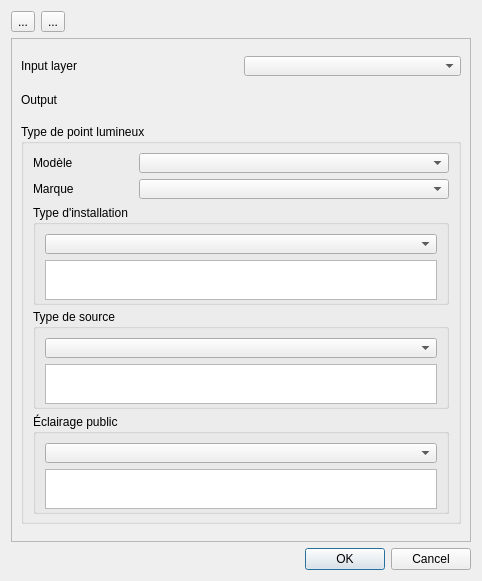
<?xml version="1.0" encoding="UTF-8"?>
<ui version="4.0">
 <class>EclExt</class>
 <widget class="QDialog" name="EclExt">
  <property name="geometry">
   <rect>
    <x>0</x>
    <y>0</y>
    <width>482</width>
    <height>581</height>
   </rect>
  </property>
  <property name="windowTitle">
   <string>Standardisation EclExt</string>
  </property>
  <layout class="QGridLayout" name="gridLayout_6">
   <item row="2" column="2">
    <widget class="QDialogButtonBox" name="buttonBox">
     <property name="orientation">
      <enum>Qt::Horizontal</enum>
     </property>
     <property name="standardButtons">
      <set>QDialogButtonBox::Cancel|QDialogButtonBox::Ok</set>
     </property>
    </widget>
   </item>
   <item row="0" column="1">
    <widget class="QToolButton" name="loadButton">
     <property name="text">
      <string>...</string>
     </property>
    </widget>
   </item>
   <item row="0" column="0">
    <widget class="QToolButton" name="saveButton">
     <property name="text">
      <string>...</string>
     </property>
    </widget>
   </item>
   <item row="1" column="0" colspan="3">
    <widget class="QScrollArea" name="scrollArea">
     <property name="minimumSize">
      <size>
       <width>0</width>
       <height>0</height>
      </size>
     </property>
     <property name="maximumSize">
      <size>
       <width>16777215</width>
       <height>16777215</height>
      </size>
     </property>
     <property name="widgetResizable">
      <bool>true</bool>
     </property>
     <widget class="QWidget" name="scrollAreaWidgetContents">
      <property name="geometry">
       <rect>
        <x>0</x>
        <y>0</y>
        <width>462</width>
        <height>507</height>
       </rect>
      </property>
      <layout class="QGridLayout" name="gridLayout">
       <item row="0" column="0">
        <widget class="QLabel" name="label_3">
         <property name="text">
          <string>Input layer</string>
         </property>
        </widget>
       </item>
       <item row="0" column="1">
        <widget class="QgsMapLayerComboBox" name="layerCombo">
         <property name="maximumSize">
          <size>
           <width>16777215</width>
           <height>20</height>
          </size>
         </property>
        </widget>
       </item>
       <item row="1" column="0">
        <widget class="QLabel" name="label_4">
         <property name="text">
          <string>Output</string>
         </property>
        </widget>
       </item>
       <item row="1" column="1">
        <widget class="QgsFileWidget" name="output">
         <property name="maximumSize">
          <size>
           <width>16777215</width>
           <height>20</height>
          </size>
         </property>
        </widget>
       </item>
       <item row="2" column="0" colspan="2">
        <widget class="QgsCollapsibleGroupBox" name="mGroupBox">
         <property name="minimumSize">
          <size>
           <width>300</width>
           <height>0</height>
          </size>
         </property>
         <property name="maximumSize">
          <size>
           <width>16777215</width>
           <height>400</height>
          </size>
         </property>
         <property name="title">
          <string>Type de point lumineux</string>
         </property>
         <layout class="QGridLayout" name="gridLayout_5">
          <item row="0" column="0">
           <widget class="QLabel" name="label">
            <property name="maximumSize">
             <size>
              <width>100</width>
              <height>20</height>
             </size>
            </property>
            <property name="text">
             <string>Modèle</string>
            </property>
           </widget>
          </item>
          <item row="0" column="1">
           <widget class="QgsFieldComboBox" name="modelField">
            <property name="sizePolicy">
             <sizepolicy hsizetype="Preferred" vsizetype="Fixed">
              <horstretch>0</horstretch>
              <verstretch>20</verstretch>
             </sizepolicy>
            </property>
            <property name="minimumSize">
             <size>
              <width>50</width>
              <height>20</height>
             </size>
            </property>
           </widget>
          </item>
          <item row="1" column="0">
           <widget class="QLabel" name="label_2">
            <property name="text">
             <string>Marque</string>
            </property>
           </widget>
          </item>
          <item row="1" column="1">
           <widget class="QgsFieldComboBox" name="brandField">
            <property name="sizePolicy">
             <sizepolicy hsizetype="Preferred" vsizetype="Fixed">
              <horstretch>0</horstretch>
              <verstretch>20</verstretch>
             </sizepolicy>
            </property>
            <property name="minimumSize">
             <size>
              <width>50</width>
              <height>20</height>
             </size>
            </property>
           </widget>
          </item>
          <item row="2" column="0" colspan="2">
           <widget class="QgsCollapsibleGroupBox" name="mGroupBox_2">
            <property name="sizePolicy">
             <sizepolicy hsizetype="Preferred" vsizetype="Minimum">
              <horstretch>0</horstretch>
              <verstretch>0</verstretch>
             </sizepolicy>
            </property>
            <property name="minimumSize">
             <size>
              <width>0</width>
              <height>100</height>
             </size>
            </property>
            <property name="title">
             <string>Type d'installation</string>
            </property>
            <layout class="QGridLayout" name="gridLayout_2">
             <item row="0" column="0">
              <widget class="QgsFieldComboBox" name="installTypeField">
               <property name="sizePolicy">
                <sizepolicy hsizetype="Preferred" vsizetype="Fixed">
                 <horstretch>0</horstretch>
                 <verstretch>20</verstretch>
                </sizepolicy>
               </property>
               <property name="minimumSize">
                <size>
                 <width>50</width>
                 <height>20</height>
                </size>
               </property>
               <property name="maximumSize">
                <size>
                 <width>16777215</width>
                 <height>20</height>
                </size>
               </property>
              </widget>
             </item>
             <item row="1" column="0">
              <widget class="QTableView" name="installTypeView">
               <property name="sizePolicy">
                <sizepolicy hsizetype="Expanding" vsizetype="Minimum">
                 <horstretch>0</horstretch>
                 <verstretch>0</verstretch>
                </sizepolicy>
               </property>
               <property name="minimumSize">
                <size>
                 <width>0</width>
                 <height>40</height>
                </size>
               </property>
              </widget>
             </item>
            </layout>
           </widget>
          </item>
          <item row="3" column="0" colspan="2">
           <widget class="QgsCollapsibleGroupBox" name="mGroupBox_3">
            <property name="minimumSize">
             <size>
              <width>0</width>
              <height>100</height>
             </size>
            </property>
            <property name="title">
             <string>Type de source</string>
            </property>
            <layout class="QGridLayout" name="gridLayout_3">
             <item row="0" column="0">
              <widget class="QgsFieldComboBox" name="sourceTypeField">
               <property name="sizePolicy">
                <sizepolicy hsizetype="Preferred" vsizetype="Fixed">
                 <horstretch>0</horstretch>
                 <verstretch>20</verstretch>
                </sizepolicy>
               </property>
               <property name="minimumSize">
                <size>
                 <width>50</width>
                 <height>20</height>
                </size>
               </property>
               <property name="maximumSize">
                <size>
                 <width>16777215</width>
                 <height>20</height>
                </size>
               </property>
              </widget>
             </item>
             <item row="1" column="0">
              <widget class="QTableView" name="sourceTypeView">
               <property name="minimumSize">
                <size>
                 <width>0</width>
                 <height>40</height>
                </size>
               </property>
              </widget>
             </item>
            </layout>
           </widget>
          </item>
          <item row="4" column="0" colspan="2">
           <widget class="QgsCollapsibleGroupBox" name="mGroupBox_4">
            <property name="minimumSize">
             <size>
              <width>0</width>
              <height>100</height>
             </size>
            </property>
            <property name="title">
             <string>Éclairage public</string>
            </property>
            <layout class="QGridLayout" name="gridLayout_4">
             <item row="0" column="0">
              <widget class="QgsFieldComboBox" name="publicField">
               <property name="sizePolicy">
                <sizepolicy hsizetype="Preferred" vsizetype="Fixed">
                 <horstretch>0</horstretch>
                 <verstretch>20</verstretch>
                </sizepolicy>
               </property>
               <property name="minimumSize">
                <size>
                 <width>50</width>
                 <height>20</height>
                </size>
               </property>
               <property name="maximumSize">
                <size>
                 <width>16777215</width>
                 <height>20</height>
                </size>
               </property>
              </widget>
             </item>
             <item row="1" column="0">
              <widget class="QTableView" name="publicView">
               <property name="minimumSize">
                <size>
                 <width>0</width>
                 <height>40</height>
                </size>
               </property>
              </widget>
             </item>
            </layout>
           </widget>
          </item>
         </layout>
        </widget>
       </item>
      </layout>
     </widget>
    </widget>
   </item>
  </layout>
 </widget>
 <customwidgets>
  <customwidget>
   <class>QgsCollapsibleGroupBox</class>
   <extends>QGroupBox</extends>
   <header>qgscollapsiblegroupbox.h</header>
   <container>1</container>
  </customwidget>
  <customwidget>
   <class>QgsFieldComboBox</class>
   <extends>QComboBox</extends>
   <header>qgsfieldcombobox.h</header>
  </customwidget>
  <customwidget>
   <class>QgsFileWidget</class>
   <extends>QWidget</extends>
   <header>qgsfilewidget.h</header>
  </customwidget>
  <customwidget>
   <class>QgsMapLayerComboBox</class>
   <extends>QComboBox</extends>
   <header>qgsmaplayercombobox.h</header>
  </customwidget>
 </customwidgets>
 <resources/>
 <connections>
  <connection>
   <sender>buttonBox</sender>
   <signal>accepted()</signal>
   <receiver>EclExt</receiver>
   <slot>accept()</slot>
   <hints>
    <hint type="sourcelabel">
     <x>248</x>
     <y>254</y>
    </hint>
    <hint type="destinationlabel">
     <x>157</x>
     <y>274</y>
    </hint>
   </hints>
  </connection>
  <connection>
   <sender>buttonBox</sender>
   <signal>rejected()</signal>
   <receiver>EclExt</receiver>
   <slot>reject()</slot>
   <hints>
    <hint type="sourcelabel">
     <x>316</x>
     <y>260</y>
    </hint>
    <hint type="destinationlabel">
     <x>286</x>
     <y>274</y>
    </hint>
   </hints>
  </connection>
 </connections>
</ui>
